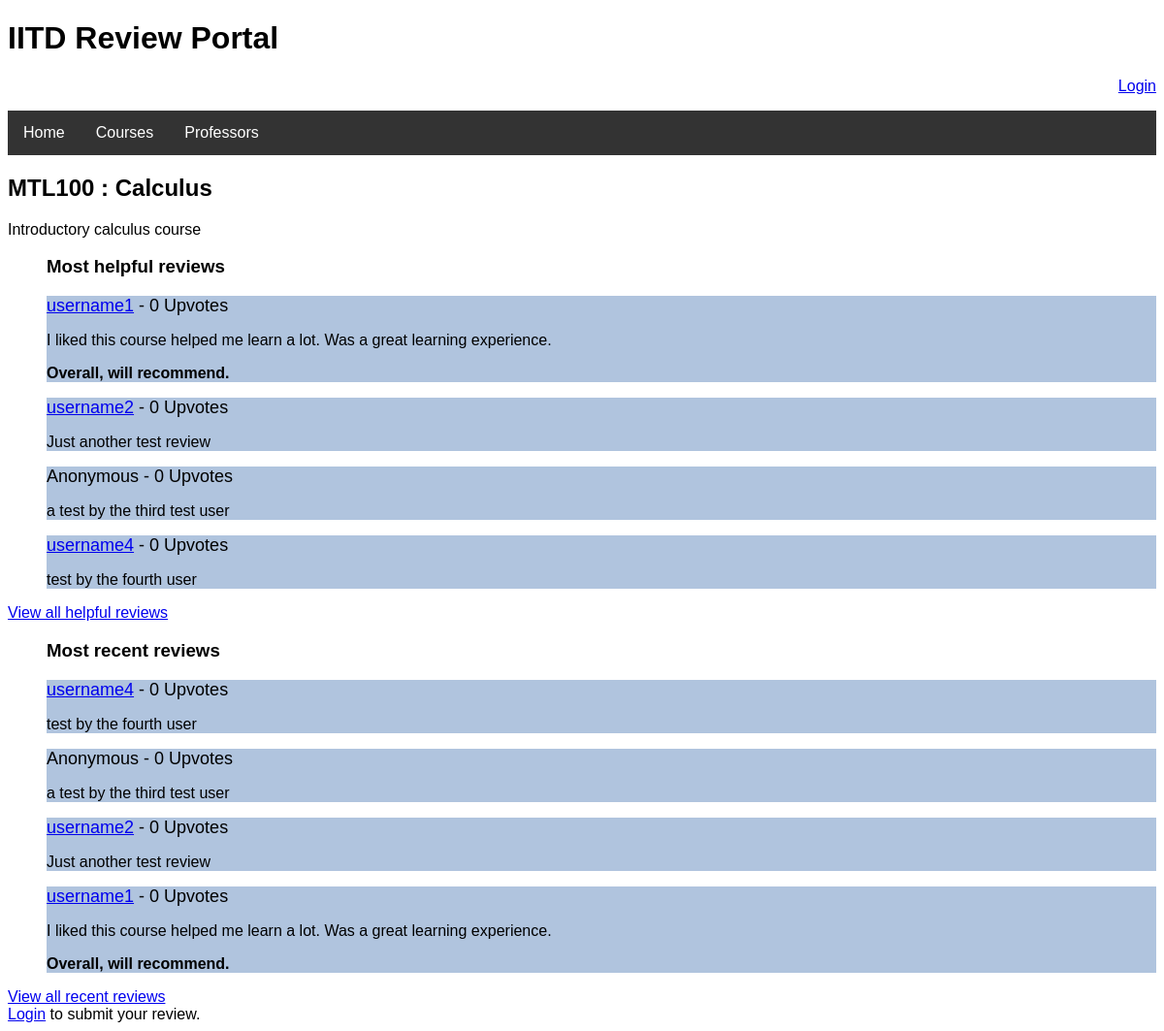
The app's page /Reviews/course/view/MTL100 with its own data.
### Reviews/models.py (models this page shows)
class Courses(models.Model):
    Course_Code = models.CharField(primary_key = True,max_length = 6)
    Department = models.CharField(max_length = 50)
    Name = models.CharField(max_length = 100)
    Description = models.CharField(max_length = 250)
    Ratings = models.DecimalField(decimal_places = 3, max_digits = 3)

class Course_Reviews(models.Model):
    Student = models.ForeignKey(settings.AUTH_USER_MODEL, on_delete = models.CASCADE)
    Course = models.ForeignKey(Courses, on_delete = models.CASCADE)
    Upvotes = models.IntegerField()
    Anonymous = models.BooleanField()
    Date = models.DateTimeField(auto_now = True)
    Review = models.CharField(max_length = 2000)

### Reviews/views.py (the view)
# urls.py: path('course/view/<str:code>', views.course_view,name='course_view'),
def course_view(request, code):
    try:
        q = Courses.objects.get(Course_Code = code)
    except Courses.DoesNotExist:
        raise Http404("Course doesn't exist")
    r = Course_Reviews.objects.filter(Course__Course_Code = code).order_by('-Upvotes')[:10]
    s = Course_Reviews.objects.filter(Course__Course_Code = code).order_by('-Date')[:10]
    t = Course_Reviews.objects.filter(Course__Course_Code = code).filter(Student__username = request.user.username)
    if t.count()!=0:
        Reviewed = True
    else:
        Reviewed = False
    return render(request, 'Reviews/course_view.html', {'q':q,'r':r,'s':s,'t':t,'Reviewed':Reviewed})

### Reviews/templates/Reviews/course_view.html
{% extends "Reviews/base.html" %}
{% block body_block %}
{% if q %}
<p><h2>{{ q.Course_Code }} : {{ q.Name }}</h2></p>
<p>{{ q.Description }}</p>
{% else %} <p>No courses</p>
{% endif %}
<div><ul style="list-style-type:none">
    <h3>Most helpful reviews</h3>
    {% for a in r %}
        <li>{% if a.Anonymous %} Anonymous {% else %} <a href="{% url 'profile' a.Student.id %}">{{ a.Student.username }}</a> {% endif %} - {{ a.Upvotes }} Upvotes<br /> <p>{{ a.Review|safe }}</p></li>
    {% endfor %}
    </ul>
    <a href="{% url 'course_review_list' q.Course_Code 'Upvotes' 1 %}" > View all helpful reviews</a>
</div>
<div>
    <ul style="list-style-type:none">
    <h3>
        Most recent reviews
    </h3>
{% for b in s %}
<li>{% if b.Anonymous %} Anonymous {% else %} <a href="{% url 'profile' b.Student.id %}">{{ b.Student.username }}</a> {% endif %} - {{ b.Upvotes }} Upvotes<br /> <p>{{ b.Review|safe }}</p></li>
{% endfor %}
    </ul>
    <a href="{% url 'course_review_list' q.Course_Code 'Date' 1 %}" > View all recent reviews</a>
</div>
<div>
    {% if request.user.is_authenticated %}
    {% if Reviewed %}
    <h3>Your review:</h3>
    {% for a in t %}
    <p>{{ a.Upvotes }} Upvotes</p>
    <p>{{ a.Review|safe }}</p> {% endfor %}
    {% else %}
    <h3>Submit your review:</h3>
    <form action="{% url 'course_review_submit' %}" method="POST">{% csrf_token %}
        Anonymous:<input type="checkbox" name="anon" value="1"/><br />
        <textarea name="Review"></textarea>
        <input type="hidden" name="CODE" value="{{ q.Course_Code }}" />
        <input type="submit" value="Submit review" />
    </form>{% endif %}
    {% else %}
    <a href="{% url 'login' %}">Login</a> to submit your review.
    {% endif %}
</div>
{% endblock %}

### Reviews/templates/Reviews/base.html (shortened to what this page needs)
<!DOCTYPE html>
<html>
    <head>
    </head>
    <body>
        <h1 style="align-content:center">IITD Review Portal</h1>
        <p style="text-align:right">{% if request.user.is_authenticated %}Signed in as <a href="{% url 'profile' request.user.id %}">{{ request.user.username }}</a> <br /><a href="{% url 'settings' %}">Settings </a><a href="{% url 'logout' %}">Logout</a>{% else %} <a href="{% url 'login' %}">Login</a> {% endif %}</p>
       <div class="navbar">
            <ul>
                <li><a href="{% url 'home' %}">Home</a></li>
                <li><a href="{% url 'courses' %}">Courses</a></li>
                <li><a href="{% url 'profs' %}">Professors</a></li>
            </ul>
        </div>
        <div class="body">
            {% block body_block %}
            {% endblock %}
        </div>
    </body>
</html>

### Reviews/templates/Reviews/base.html (style rules this page uses)
body { font-family:Arial, Helvetica, sans-serif }
.body li { background-color:lightsteelblue; font-size:large }
.body li p { font-size:medium }
.navbar ul { list-style-type: none; margin: 0; padding: 0; overflow: hidden; background-color: #333; }
.navbar ul li { float:left }
.navbar ul li a { display: block; color: white; text-align: center; padding: 14px 16px; text-decoration: none; }

### records on screen
Courses: Course_Code "MTL100", Name "Calculus", Description "Introductory calculus course"
Course_Reviews: Student.username "username1", Upvotes "0", Review "I liked this course helped me learn a lot. Was a great learning experience. Overall, will recommend."
Course_Reviews: Student.username "username2", Upvotes "0", Review "Just another test review"
Course_Reviews: Anonymous "Anonymous", Upvotes "0", Review "a test by the third test user"
Course_Reviews: Student.username "username4", Upvotes "0", Review "test by the fourth user"
